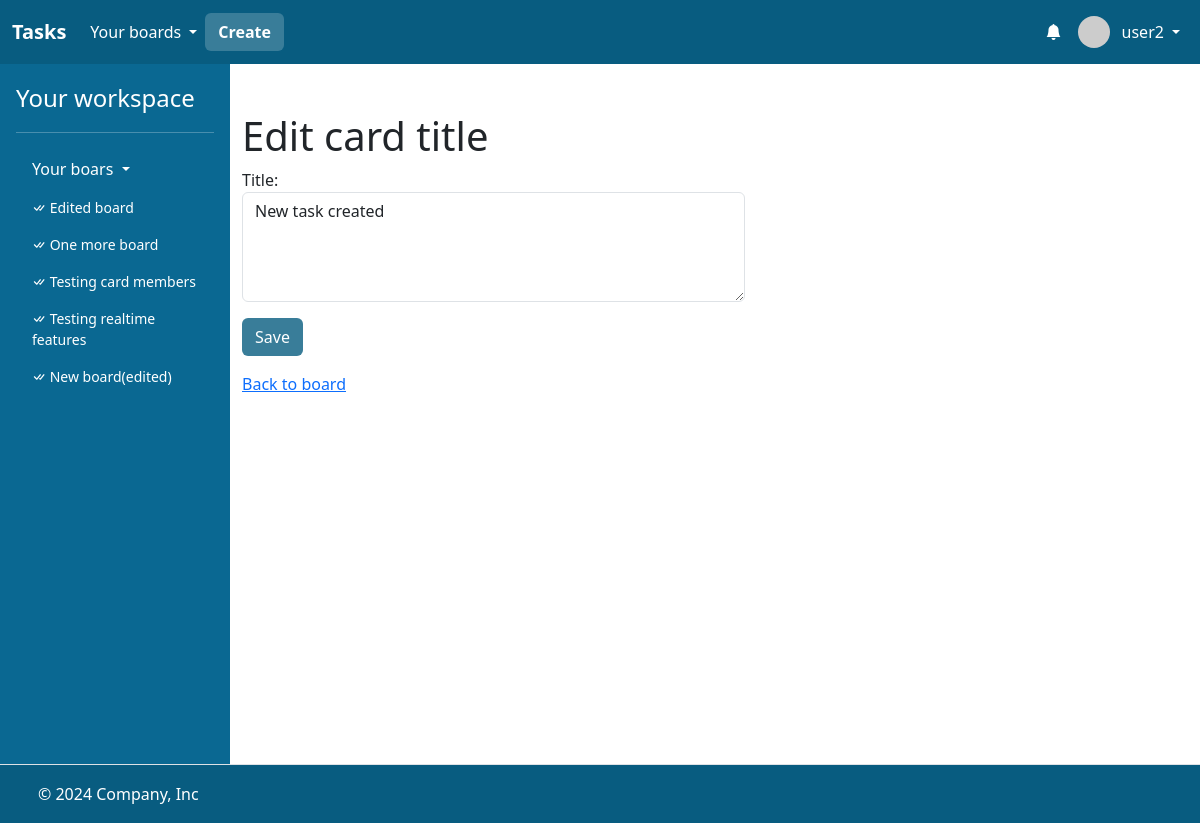
The page /edit_card_title/197 (signed in) on the database as committed earlier.
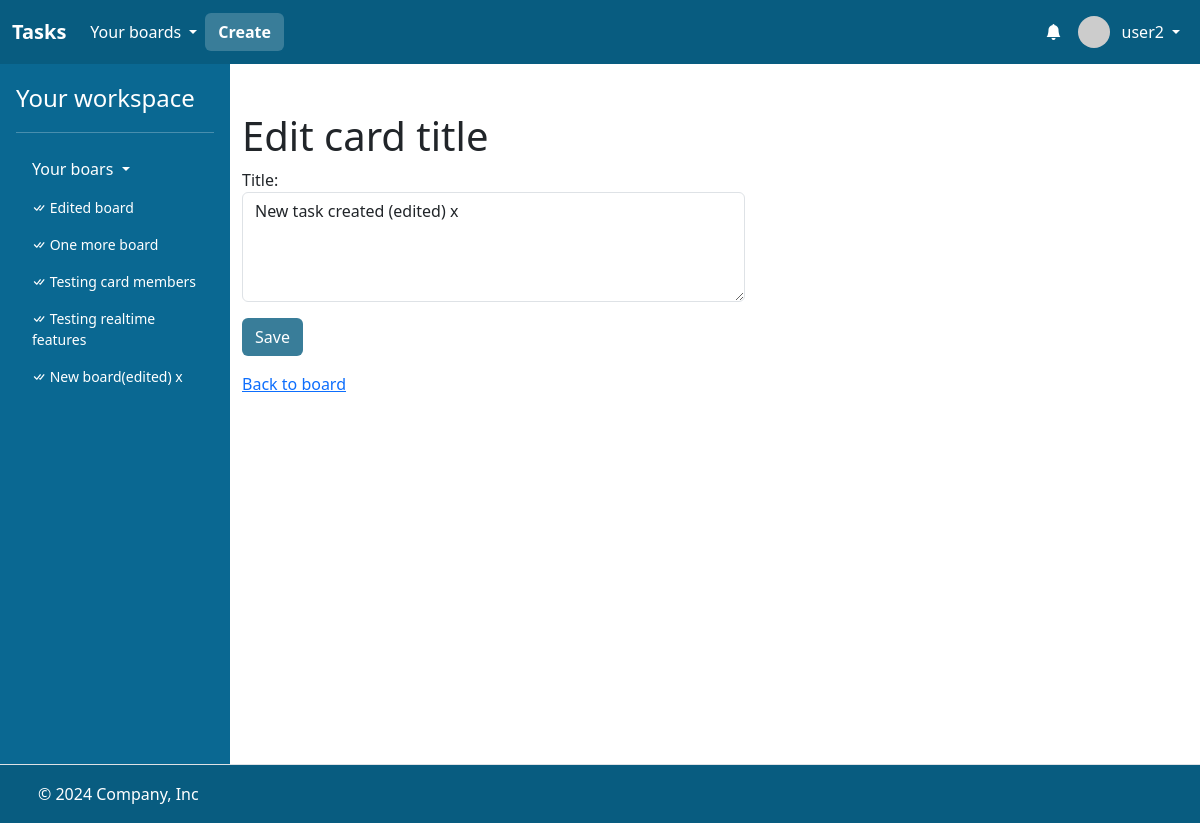
The same page on the database as committed later.
### task/models.py (models this page shows)
class Board(models.Model):
    name = models.CharField(max_length=256)
    description = models.CharField(max_length=256)
    members = models.ManyToManyField(User, related_name="boards")
    created_at = models.DateTimeField(auto_now_add=True)

class Card(models.Model):
    list = models.ForeignKey("List", on_delete=models.CASCADE, related_name="cards")
    title = models.CharField(max_length=256)
    description = models.CharField(max_length=256)
    due_date = models.DateTimeField(null=True, blank=True)
    position = models.DecimalField(max_digits=10, decimal_places=2)
    members = models.ManyToManyField(User, related_name="cards")
    created_at = models.DateTimeField(auto_now_add=True)

### task/views.py (the view, shortened to what this page needs)
@login_required
def edit_card_title(request, card_id):
    card = Card.objects.filter(id=card_id).first()
    if card is None:
        return apology(request, "Card does not exist!", 400)
    if request.user not in card.list.board.members.all():
        return apology(request, "Card does not exist!", 400)
    return render(
        request,
        "task/edit_card_title.html",
        {
            "boards": request.user.boards.all(),
            "card": card,
            "form": EditCardTitleForm(initial={"title": card.title}),
        },
    )

### task/views.py
class EditCardTitleForm(forms.Form):
    template_name = "form_snippet.html"
    title = forms.CharField(
        max_length=256,
        widget=forms.Textarea(
            attrs={
                "class": "form-control w-auto single-line-textarea",
                "placeholder": "Title",
                "autofocus": True,
                "rows": 4,
                "cols": 50,
            }
        ),
    )

### task/templates/task/edit_card_title.html (shortened to what this page needs)
{% extends "task/layout.html" %}
{% block main %}
    <div class="container">
        <div class="mt-5">
            <h1>Edit card title</h1>
            <form action="{% url 'edit_card_title' card.id %}" method="POST">
                {{ form }}
                <input class="btn" style="background: #397D99; color: white;" type="submit" value="Save">
            </form>
        </div>
        <div class="mt-3">
            <p><a class="link-primary" href="{% url 'board' card.list.board.id %}">Back to board</a></p>
        </div>
    </div>
{% endblock %}

### task/templates/task/layout.html (shortened to what the changed rows need)
<!DOCTYPE html>
{% load static %}
{% load humanize %}
<html lang="en">
    <head>
        <link href="https://cdn.jsdelivr.net/npm/bootstrap@5.3.3/dist/css/bootstrap.min.css" rel="stylesheet">
        <link rel="stylesheet" href="https://cdn.jsdelivr.net/npm/bootstrap-icons@1.3.0/font/bootstrap-icons.css">
        <link href="{% static 'styles.css' %}" rel="stylesheet">
    </head>
    <body style="height: 100vh;">
        <div style="display: flex; flex-direction: column; height: 100%;">
            <main style="flex: 1;">
                <div class="d-flex flex-nowrap" style="height: 100%;">
                    {% if user.is_authenticated %}
                    <div class="d-none d-lg-flex flex-column flex-shrink-0 p-3 text-white" style="width: 230px; background: #0A6892;">
                        <ul class="nav nav-pills flex-column mb-auto">
                          <li class="mb-1">
                            <div class="collapse show " id="home-collapse">
                                <ul class="btn-toggle-nav list-unstyled fw-normal pb-1 small" style="max-height: 490px; overflow-y: auto;">
                                    {% for board in boards %}
                                    <li>
                                        <a href="{% url 'board' board.id %}" class="nav-link text-white">
                                            <i class="bi bi-check-all"></i>
                                            {{ board.name }}
                                        </a>
                                    </li>
                                    {% endfor %}
                                </ul>
                            </div>
                          </li>
                        </ul>
                    </div>
                    {% endif %}
                    <div style="flex: 1; background: white; overflow-x: hidden; min-height: 700px;">
                        {% block main %}
                        {% endblock %}
                    </div>
                </div>
            </main>
        </div>
    </body>
</html>

### task/templates/form_snippet.html (shortened to what this page needs)
{% for field in form %}
    <div class="form-group mb-3">
        {{ field.label_tag }} {{ field }}
    </div>
{% endfor %}

Rows that differ between the two databases and show on the page:
changed Board: name "New board(edited)" → "New board(edited) x"
changed Card: title "New task created" → "New task created (edited) x"
